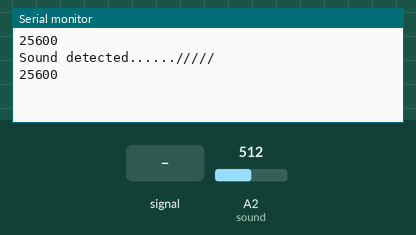
Simulated run of this sketch. Board: Arduino Uno, built with avr-gcc and run on an emulated ATmega328P. Parts: the last lines printed to the serial monitor. The test bench sets the inputs (shaded band); at power-on: A2 (sound) = 512.

Above: at 3.8 s.
3.9 s: A2 (sound) fed a 200 Hz sine of ±81 counts around its level
At 7.1 s:
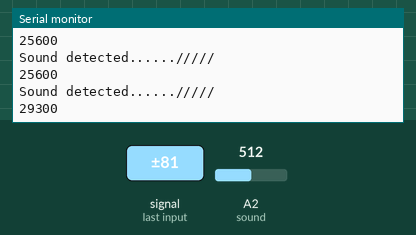
7.8 s: A2 (sound) set to 716
At 8.6 s:
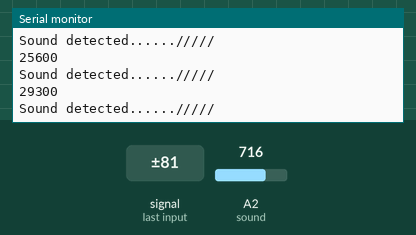
11.7 s: A2 (sound) fed a 1000 Hz sine of ±255 counts around its level
At 13.6 s:
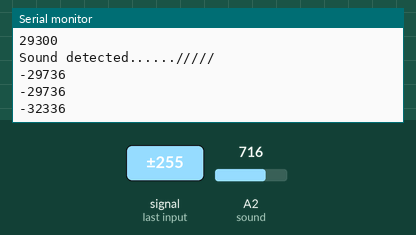
15.6 s: A2 (sound) set to 900
At 17.9 s:
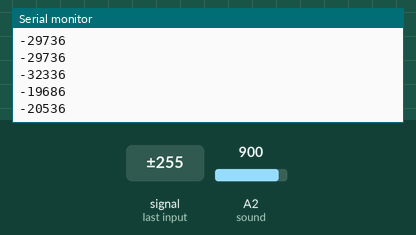
Timing chart, 0 to 19.4 s (numbered marks = the images above; inputs shaded):
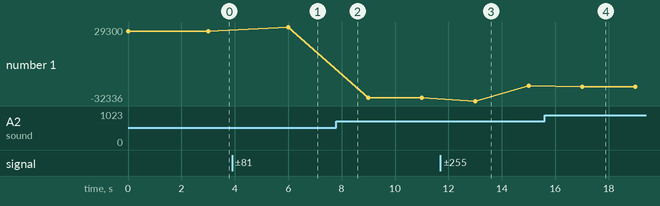

Measured:
- after the input at 3.9 s, the serial monitor: prints a new line after 2.1 s (image 1)
- after the input at 11.7 s, the serial monitor: prints a new line after 1.3 s (image 3)
- after the input at 15.6 s, the serial monitor: prints a new line after 1.4 s (image 4)
- plotted number 1: 25600 → 29300 after the input at 3.9 s, 29300 → -29736 after the input at 7.8 s, -29736 → -19686 after the input at 11.7 s, -19686 → -20536 after the input at 15.6 s

The sketch:

Sound.ino
```cpp
int sound = A2; // Digital output pin
int LED = 13; // LED pin or Buzzer
//const int threshold=10;
int micValue;
void setup() {
  pinMode(sound, INPUT);
  //pinMode(ledPin, OUTPUT);
  Serial.begin(9600);
}
void loop() {
  micValue = analogRead(sound);
  int x = micValue*50;
  //delay(2000);
  /*if (micValue >= threshold) {
    digitalWrite(ledPin, HIGH); // Turn on the LED
    Serial.println("Sound detected!");
  } else {
    digitalWrite(ledPin, LOW); // Turn off the LED
    Serial.println("Quiet environment");
  }
  */
  Serial.println(x);
  delay(2000);
  if (x>17000)
  {
    digitalWrite(LED, HIGH);
    Serial.println("Sound detected....../////");
    delay(1000);
  }
  else
  {
    digitalWrite(LED, LOW);
  }
}
```
